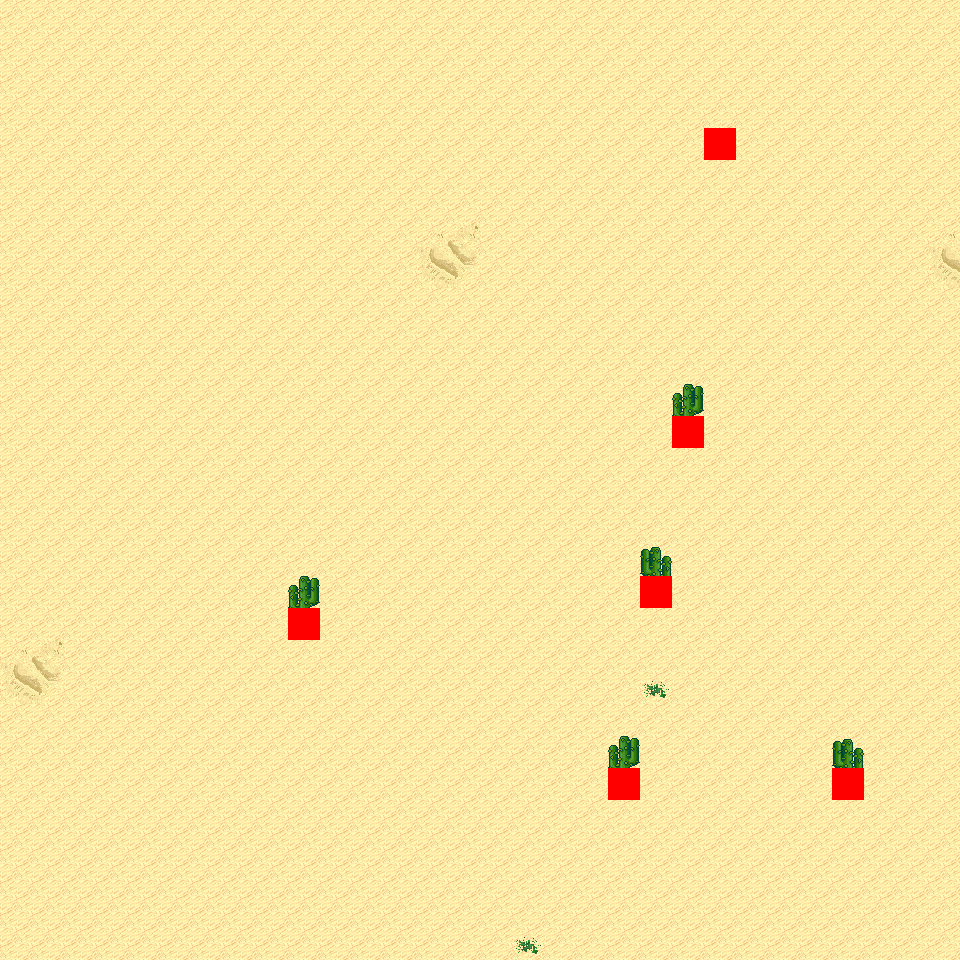

Tiled map render using the project's own tile images. Description and the map definition, with tile-layer contents summarised, below:
An orthogonal 30x30 tile map with 32x32 px tiles, 6 tile layers (Ground, Object, Object2, Above, ...), 6 tilesets and 3 objects (3x mapExit).

<map version="1.0" orientation="orthogonal" renderorder="right-down" width="30" height="30" tilewidth="32" tileheight="32" nextobjectid="4">
  <tileset firstgid="1" name="tileset_logic_collision" tilewidth="32" tileheight="32" tilecount="1" columns="1">
    <image source="../drawable/tileset_logic_collision.png" width="32" height="32" />
  </tileset>
  <tileset firstgid="2" name="tileset_terrain_desert" tilewidth="32" tileheight="32" tilecount="88" columns="8">
    <image source="../drawable/tileset_terrain_desert.png" width="256" height="352" />
  </tileset>
  <tileset firstgid="90" name="tileset_ground_sand_2" tilewidth="32" tileheight="32" tilecount="15" columns="5">
    <image source="../drawable/tileset_ground_sand_2.png" width="160" height="96" />
  </tileset>
  <tileset firstgid="105" name="tileset_plant_cactus_2" tilewidth="32" tileheight="32" tilecount="10" columns="5">
    <image source="../drawable/tileset_plant_cactus_2.png" width="160" height="64" />
  </tileset>
  <tileset firstgid="115" name="tileset_plant_cactus" tilewidth="32" tileheight="32" tilecount="2" columns="1">
    <image source="../drawable/tileset_plant_cactus.png" width="32" height="64" />
  </tileset>
  <tileset firstgid="117" name="tileset_plant_round_cactuses" tilewidth="32" tileheight="32" tilecount="20" columns="10">
    <image source="../drawable/tileset_plant_round_cactuses.png" width="320" height="64" />
  </tileset>
  <layer name="Ground" width="30" height="30">
    <data>[900 cells, 900 non-empty, 7 distinct tile ids]</data>
  </layer>
  <layer name="Object" width="30" height="30">
    <data>[900 cells, 5 non-empty, 2 distinct tile ids]</data>
  </layer>
  <layer name="Object2" width="30" height="30">
    <data>[900 cells, 0 non-empty, 0 distinct tile ids]</data>
  </layer>
  <layer name="Above" width="30" height="30">
    <data>[900 cells, 5 non-empty, 2 distinct tile ids]</data>
  </layer>
  <layer name="Above2" width="30" height="30">
    <data>[900 cells, 0 non-empty, 0 distinct tile ids]</data>
  </layer>
  <layer name="Walkable" width="30" height="30">
    <data>[900 cells, 6 non-empty, 1 distinct tile ids]</data>
  </layer>
  <objectgroup name="MapEvents">
    <object id="1" name="south" type="mapExit" x="0" y="928" width="960" height="32">
      <properties>
        <property name="map" value="level_0_x19_y129" />
        <property name="x" value="0" />
        <property name="y" value="1" />
      </properties>
    </object>
    <object id="2" name="west" type="mapExit" x="0" y="0" width="32" height="960">
      <properties>
        <property name="map" value="level_0_x18_y128" />
        <property name="x" value="28" />
        <property name="y" value="0" />
      </properties>
    </object>
    <object id="3" name="east" type="mapExit" x="928" y="0" width="32" height="960">
      <properties>
        <property name="map" value="level_0_x20_y128" />
        <property name="x" value="1" />
        <property name="y" value="0" />
      </properties>
    </object>
  </objectgroup>
</map>
